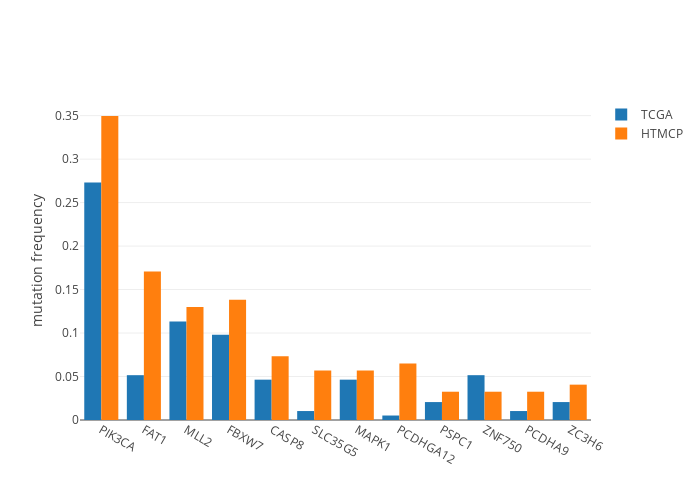

Notebook code for this chart:
### Code cell
# df.iplot(kind='bar')
       
trace1 = go.Bar(x=df.gene,
                y=df.pct_tcga,
                name='TCGA')
trace2 = go.Bar(x=df.gene,
                y=df.pct_nci,
                name='HTMCP')

data = [trace1, trace2]
layout = go.Layout(barmode='group',
                   width=700,
                   height=500,
                  yaxis=dict(type='-', title='mutation frequency'),
                  xaxis=dict(title=''))

fig = go.Figure(data=data, layout=layout)

iplot(fig, filename='xxx.png')
# this does not save the iamge, instead click 'save as png' on the right top corner of the plot to save

### Figure 1 — Plotly figure (JSON) as saved in the notebook; plotly's stock layout.template omitted (floating-point values rounded to 4 significant figures)
{"data": [{"name": "TCGA", "type": "bar", "uid": "994c4a04-d80c-42fa-b922-9d3f4add26aa", "x": ["PIK3CA", "FAT1", "MLL2", "FBXW7", "CASP8", "SLC35G5", "MAPK1", "PCDHGA12", "PSPC1", "ZNF750", "PCDHA9", "ZC3H6"], "y": [0.2732, 0.05155, 0.1134, 0.09794, 0.04639, 0.01031, 0.04639, 0.005155, 0.02062, 0.05155, 0.01031, 0.02062]}, {"name": "HTMCP", "type": "bar", "uid": "fd92d569-138e-4330-be88-6b8f03428ba7", "x": ["PIK3CA", "FAT1", "MLL2", "FBXW7", "CASP8", "SLC35G5", "MAPK1", "PCDHGA12", "PSPC1", "ZNF750", "PCDHA9", "ZC3H6"], "y": [0.3496, 0.1707, 0.1301, 0.1382, 0.07317, 0.05691, 0.05691, 0.06504, 0.03252, 0.03252, 0.03252, 0.04065]}], "layout": {"barmode": "group", "height": 500, "width": 700, "xaxis": {"title": {"text": ""}}, "yaxis": {"title": {"text": "mutation frequency"}, "type": "-"}}}
